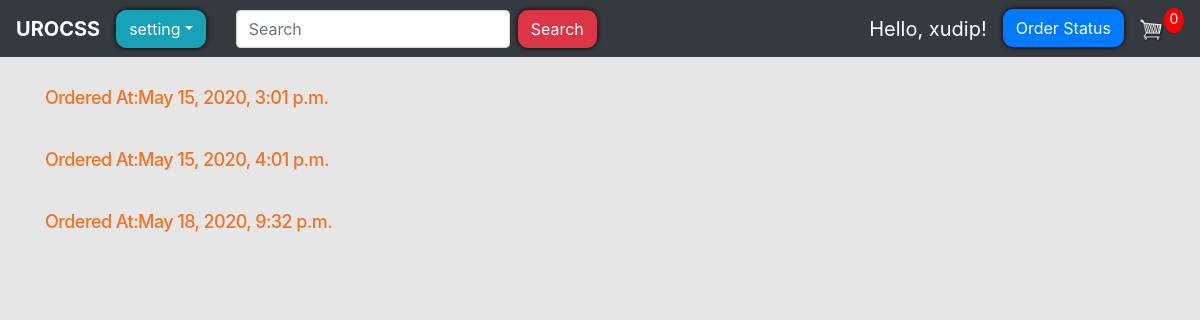
The page /order_status/ (signed in) on the database its author committed.
### store/models.py (models this page shows, shortened)
class Order(models.Model):
    customer = models.ForeignKey(
        User, on_delete=models.SET_NULL, blank=True, null=True
    )
    date_ordered = models.DateTimeField(auto_now_add=True)
    complete = models.BooleanField(default=False, null=True, blank=False)
    transaction_id = models.CharField(max_length=200, null=True)

### store/views.py (the view)
# urls.py: path("order_status/", views.order_status, name="order_status"),
@login_required(login_url="login")
def order_status(request):
    if request.user.is_authenticated:
        try:
            order_c = Order.objects.get(customer=request.user, complete=False)
            cartItems = order_c.get_cart_items
        except Exception:
            order = {
                "get_cart_items": 0,
                "get_cart_total": 0,
                "shipping": False,
            }
            cartItems = order["get_cart_items"]
    else:
        order_c = {"get_cart_items": 0, "get_cart_total": 0, "shipping": False}
        cartItems = order_c["get_cart_items"]
    orders = Order.objects.filter(customer=request.user, complete=True)
    context = {"orders": orders, "cartItems": cartItems}
    return render(request, "store/order_status.html", context)

### store/templates/store/order_status.html
{% extends 'store/Main.html' %}
{% load static %}
{% block login-logout %}
<div class="collapse navbar-collapse" id="navbarSupportedContent">
    <ul class="navbar-nav mr-auto">
        <li class="nav-item active navbar-brand">
            Hello, {{request.user}}!
        </li>
        <li class=" nav-item active">
            {% if request.user.is_authenticated %}
            <a style='border-radius: 10px; box-shadow: hsl(0, 86%, 0%) 0 0 5px;' href="{% url 'order_status' %}"
                class="btn btn-primary"> Order Status</a>
            {% else %}
            <a style='border-radius: 10px; box-shadow: hsl(0, 86%, 0%) 0 0 5px;' href="{% url 'login' %}"
                class="btn btn-success"> login</a>
            {% endif %}
        </li>
    </ul>
</div>
{% endblock %}
{% block content %}
<div class="row">
    {% if orders %}
    {% for order in orders %}
    <div class=" col-lg-12 margin-adder">
        <a class="link" href="{% url 'view_order_detail_user' id=order.transaction_id %}">
            <div class="box-element-order product">
                <h6 class="price">Ordered At:{{order.date_ordered}}</h6>
            </div>
        </a>
    </div>
    {% endfor %}
    {% else %}
    <h1>You have not made any orders yet, Kindly make one!</h1>
    {% endif %}
</div>
{% endblock %}

### static/css/main.css (style rules this page uses)
body { background-color: hsl(0, 0%, 90%); }
h1,h2,h3,h4,h5,h6 { color:hsl(0, 0%, 30%); }
.price { font-size: 18px; color: #f57223; letter-spacing: -.56px; line-height: 14px; }
.margin-adder { margin-bottom:30px; margin-top:30px; -webkit-transform: scale(1); transform: scale(1); -webkit-transition: .3s ease-in-out; transition: .3s ease-in-out; }
.product { border-radius: 0 0 4px 4px; }
.col-lg-4, .col-lg-6, .col-lg-8, .col-lg-12 { margin-top: 10px; }
.btn { border-radius: 0; }

### rows shown on the page
Order: date_ordered "May 15, 2020, 3:01 p.m."
Order: date_ordered "May 15, 2020, 4:01 p.m."
Order: date_ordered "May 18, 2020, 9:32 p.m."

### other values the page prints
{{ request.user }} "xudip"
{{ cartItems }} "0"
